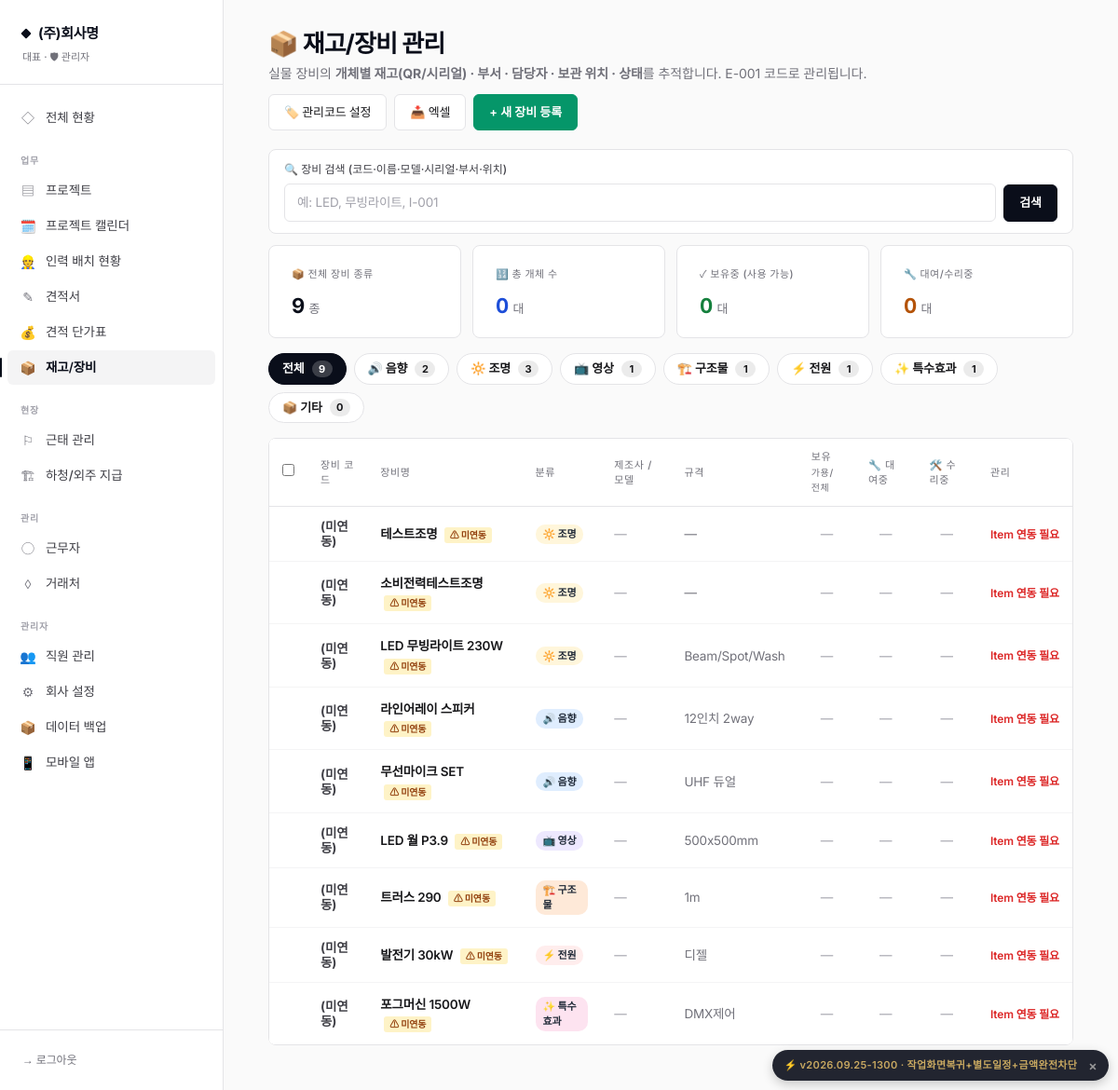
Page /inventory (signed in) on the committed database.
### database.py (models this page shows)
class CompanySettings(SQLModel, table=True):
    id: Optional[int] = Field(default=1, primary_key=True)
    company_name: str = ""           # 상호
    representative: str = ""          # 대표자명
    biz_number: str = ""              # 사업자등록번호
    biz_type: str = ""                # 업태
    biz_item: str = ""                # 종목
    phone: str = ""                   # 대표 전화
    fax: str = ""                     # 팩스
    email: str = ""                   # 이메일
    address: str = ""                 # 주소
    bank_account: str = ""            # 입금 계좌 (은행 + 계좌번호)
    logo_image: str = ""              # 로고 파일명
    stamp_image: str = ""             # 도장 파일명
    default_payment_terms: str = "세금계산서 발행 후 30일 이내 입금"
    default_delivery_terms: str = "발주일로부터 협의 후 결정"
    default_valid_days: int = 30      # 견적서 유효기간(일)
    quote_footer_notes: str = ""      # 견적서 하단 특기사항 기본값
    quote_theme: str = "classic"      # classic / charcoal / mustard
    quote_color_primary: str = ""     # 직접 지정 색상 (비우면 테마 기본값)
    quote_color_accent: str = ""
    quote_title_normal: str = "견  적  서"        # 납품용 견적서 제목
    quote_title_rental: str = "렌 탈 견 적 서"     # 렌탈용 견적서 제목
    quote_greeting: str = "아래와 같이 견적합니다."  # 인사문구
    quote_footer_message: str = ""                 # 견적서 하단 메시지 (감사문구 등)
    show_spec: bool = True            # 규격 컬럼
    show_unit: bool = True            # 단위 컬럼
    show_memo: bool = False           # 비고 컬럼
    show_bank_in_quote: bool = True   # 입금계좌 표시
    show_stamp_in_sign: bool = True   # 하단 서명란 도장
    show_logo: bool = True            # 로고 표시
    quote_font_scale: int = 100       # 100 = 기본, 110 = 1.1배 등
    quote_layout_json: str = ""
    equipment_prefixes_json: str = ""
    expense_migrated_subcontract: bool = True   # 신규 설치는 정리 대상 없음 → True

class User(SQLModel, table=True):
    id: Optional[int] = Field(default=None, primary_key=True)
    username: str = Field(unique=True, index=True)
    password_hash: str
    name: str
    role: str = "staff"  # admin / staff
    phone: str = ""
    is_active: bool = True
    permissions_json: str = "{}"
    employee_type: str = "정직원"  # 정직원 / 알바생 / 관리자 (정직원만 출퇴근 버튼 사용)
    worker_id: Optional[int] = Field(default=None, foreign_key="worker.id", index=True)
    created_at: datetime = Field(default_factory=datetime.utcnow)

class Equipment(SQLModel, table=True):
    id: Optional[int] = Field(default=None, primary_key=True)
    name: str = Field(index=True)            # 장비명 (대분류)
    model: str = ""                          # 모델명 (예: Sharpy 230)
    manufacturer: str = ""                   # 제조사
    category: str = "조명"                    # 조명/음향/영상/구조물/전원/기타
    spec: str = ""                           # 규격/사양 (한 줄 요약)
    image: str = ""                          # 대표 이미지
    memo: str = ""                           # 비고
    spec_data: str = "{}"
    is_active: bool = True
    created_at: datetime = Field(default_factory=datetime.utcnow)

### routes_product.py (the view)
@router.get("/inventory", response_class=HTMLResponse)
def inventory_list(request: Request, category: str = "all", q: str = ""):
    return _render_product_list(request, category=category, usage="all", q=q,
                                usage_type="inventory", template_name="inventory_list.html")

### templates/inventory_list.html (shortened to what this page needs)
{% extends "base.html" %}
{% block content %}
<div class="mb-5 flex items-center justify-between flex-wrap gap-3">
  <div>
    <h1 class="page-title">📦 재고/장비 관리</h1>
    <p class="page-sub">실물 장비의 <b>개체별 재고(QR/시리얼) · 부서 · 담당자 · 보관 위치 · 상태</b>를 추적합니다. E-001 코드로 관리됩니다.</p>
  </div>
  <div class="flex gap-2 flex-wrap">
    <a href="/settings/equipment-prefixes" class="btn-secondary" title="개체 관리코드 prefix 설정">🏷️ 관리코드 설정</a>
    <a href="/export/inventory" class="btn-secondary" title="엑셀로 내보내기">📥 엑셀</a>
    <a href="/inventory/new" class="btn-primary" style="background:#059669; border-color:#059669;">+ 새 장비 등록</a>
  </div>
</div>
<div class="card mb-3" style="padding: 12px 16px;">
  <form method="get" style="display:flex; gap:8px; align-items:end;">
    <div style="flex:1;">
      <label class="label">🔍 장비 검색 (코드·이름·모델·시리얼·부서·위치)</label>
      <input name="q" class="input" value="{{ request.query_params.get('q', '') }}" placeholder="예: LED, 무빙라이트, I-001" autocomplete="off">
    </div>
    <button class="btn-primary" type="submit">검색</button>
  </form>
</div>
{% set total_units = rows | sum(attribute='total') %}
{% set total_available = rows | sum(attribute='available') %}
{% set total_on_rent = rows | sum(attribute='on_rent') %}
{% set total_in_repair = rows | sum(attribute='in_repair') %}
<div class="grid grid-cols-2 md:grid-cols-4 gap-3 mb-4">
  <div class="kpi-card">
    <div class="label">📦 전체 장비 종류</div>
    <div class="value value-sm num">{{ cat_counts.all }}<span class="unit">종</span></div>
  </div>
  <div class="kpi-card">
    <div class="label">🔢 총 개체 수</div>
    <div class="value value-sm num" style="color: #1D4ED8;">{{ total_units }}<span class="unit">대</span></div>
  </div>
  <div class="kpi-card">
    <div class="label">✓ 보유중 (사용 가능)</div>
    <div class="value value-sm num" style="color: #15803D;">{{ total_available }}<span class="unit">대</span></div>
  </div>
  <div class="kpi-card">
    <div class="label">🔧 대여/수리중</div>
    <div class="value value-sm num" style="color: #B45309;">{{ (total_on_rent + total_in_repair) }}<span class="unit">대</span></div>
  </div>
</div>
<div class="flex gap-2 mb-4 flex-wrap">
  <a href="/inventory" class="cat-chip {% if category == 'all' %}active{% endif %}">
    <span>전체</span>
    <span class="cat-chip-count">{{ cat_counts.all }}</span>
  </a>
  {% for cat in category_options %}
  <a href="/inventory?category={{ cat }}" class="cat-chip {% if category == cat %}active{% endif %}">
    <span>{{ category_icons.get(cat, '📦') }} {{ cat }}</span>
    <span class="cat-chip-count">{{ cat_counts.get(cat, 0) }}</span>
  </a>
  {% endfor %}
</div>
{% if rows %}
<div class="card overflow-x-auto" style="padding: 0;">
  <table class="dt">
    <thead>
      <tr>
        <th style="width: 36px;"><input type="checkbox" id="check-all" onchange="toggleAll(this)"></th>
        <th>장비 코드</th>
        <th>장비명</th>
        <th class="mobile-hide">분류</th>
        <th class="mobile-hide">제조사 / 모델</th>
        <th class="mobile-hide">규격</th>
        <th class="text-center">보유<br><span style="font-size:10px; color:var(--ink-4); font-weight:500;">가용/전체</span></th>
        <th class="text-center mobile-hide">🔧 대여중</th>
        <th class="text-center mobile-hide">🛠️ 수리중</th>
        <th class="text-center">관리</th>
      </tr>
    </thead>
    <tbody>
      {% for r in rows %}
      <tr style="cursor: pointer;" onclick="if(!event.target.closest('a,button,form,input')) location.href='{% if r.id %}/products/{{ r.id }}{% else %}/equipment/{{ r.equipment_id }}{% endif %}'">
        <td onclick="event.stopPropagation();">
        </td>
        <td class="text-xs font-bold" style="color: var(--gold-2);">{{ r.code }}</td>
        <td class="font-semibold">
          {{ r.name }}
          {% if r.orphan_equipment %}
          <span title="Item과 연동되지 않은 보유장비" style="display:inline-block; margin-left:4px; padding:1px 6px; background:#FEF3C7; color:#92400E; font-size:10px; border-radius:3px; font-weight:700;">⚠ 미연동</span>
          {% endif %}
        </td>
        <td class="mobile-hide">
          {% set cat_colors = {'조명':'#FCD34D', '음향':'#60A5FA', '영상':'#A78BFA', '구조물':'#FB923C', '전원':'#FCA5A5', '특수효과':'#F472B6', '기타':'#94A3B8'} %}
          <span style="display:inline-block; padding:2px 8px; border-radius:10px; background:{{ cat_colors.get(r.category, '#94A3B8') }}33; color:#1F2937; font-size:11px; font-weight:700;">
            {{ category_icons.get(r.category, '📦') }} {{ r.category }}
          </span>
        </td>
        <td class="mobile-hide text-xs" style="color: var(--ink-3);">
          {% if not r.manufacturer and not r.model %}<span style="color:var(--ink-5);">—</span>{% endif %}
        </td>
        <td class="mobile-hide text-xs" style="color: var(--ink-4);">{{ r.spec or '—' }}</td>
        <td class="text-center text-xs">
          {% if r.has_inventory and r.total > 0 %}
          <span class="font-bold" style="font-size:14px; color: {% if r.available > 0 %}#15803D{% else %}#DC2626{% endif %};">{{ r.available }}</span>
          <span style="color: var(--ink-4);"> / {{ r.total }}</span>
          {% else %}
          <span style="color: var(--ink-5);">—</span>
          {% endif %}
        </td>
        <td class="text-center text-xs mobile-hide" style="color: #B45309;">
          {% if r.on_rent > 0 %}<b>{{ r.on_rent }}</b>{% else %}<span style="color:var(--ink-5);">—</span>{% endif %}
        </td>
        <td class="text-center text-xs mobile-hide" style="color: #9A3412;">
          {% if r.in_repair > 0 %}<b>{{ r.in_repair }}</b>{% else %}<span style="color:var(--ink-5);">—</span>{% endif %}
        </td>
        <td class="text-center whitespace-nowrap" onclick="event.stopPropagation();">
          {% if r.id %}
          <a href="/products/{{ r.id }}" class="text-xs font-semibold hover:underline" style="color: var(--gold-2);">상세</a>
          <span style="color: var(--line); margin: 0 4px;">·</span>
          <form method="post" action="/products/{{ r.id }}/delete" style="display:inline;"
                onsubmit="return confirm('장비 [{{ r.name }}]을(를) 삭제하시겠습니까?');">
            <button type="submit" style="background: none; border: none; color: #DC2626; font-size: 12px; font-weight: 600; cursor: pointer; padding: 0;">삭제</button>
          </form>
          {% else %}
          <a href="/equipment/{{ r.equipment_id }}" class="text-xs font-semibold hover:underline" style="color: #DC2626;">Item 연동 필요</a>
          {% endif %}
        </td>
      </tr>
      {% endfor %}
    </tbody>
  </table>
</div>
{% endif %}
{% endblock %}

### templates/base.html (shortened to what this page needs)
{% set _asset_ver = 'v2026.09.25-1300' %}
<!doctype html>
<html lang="ko">
<head>
<link href="https://cdn.jsdelivr.net/gh/orioncactus/pretendard@v1.3.9/dist/web/static/pretendard.min.css" rel="stylesheet">
<script src="https://cdn.tailwindcss.com"></script>
</head>
<body class="min-h-screen">
{% if request.state.user %}
{% set path = request.url.path %}
<aside class="hidden md:flex md:flex-col fixed inset-y-0 left-0 w-60 sidebar">
  <div class="brand">
    <div class="brand-mark">{{ request.state.company.company_name if request.state.company and request.state.company.company_name else 'Settlement' }}</div>
    <div class="brand-sub">{{ request.state.user.name }} · {% if request.state.is_admin %}🛡 관리자{% else %}👤 직원{% endif %}</div>
  </div>
  {% set perms = request.state.perms or {} %}
  {% set is_admin = request.state.is_admin %}
  <nav class="flex-1 py-4 overflow-y-auto">
    <a href="/" class="nav-link {% if path == '/' %}active{% endif %}"><span class="icon">◇</span>전체 현황</a>
    <div class="nav-section">업무</div>
    {% if is_admin or perms.get('projects') %}
    <a href="/projects" class="nav-link {% if path.startswith('/project') and not path.startswith('/project-calendar') %}active{% endif %}"><span class="icon">▤</span>프로젝트</a>
    <a href="/project-calendar" class="nav-link {% if path.startswith('/project-calendar') %}active{% endif %}"><span class="icon">🗓️</span>프로젝트 캘린더</a>
    <a href="/staffing" class="nav-link {% if path.startswith('/staffing') %}active{% endif %}"><span class="icon">👷</span>인력 배치 현황</a>
    {% endif %}
    {% if is_admin or perms.get('quotes') %}
    <a href="/quotes" class="nav-link {% if path.startswith('/quote') %}active{% endif %}"><span class="icon">✎</span>견적서</a>
    {% endif %}
    {% if is_admin or perms.get('products') %}
    <a href="/products" class="nav-link {% if path.startswith('/product') or path.startswith('/item') %}active{% endif %}"><span class="icon">💰</span>견적 단가표</a>
    <a href="/inventory" class="nav-link {% if path.startswith('/inventory') or path.startswith('/equipment') %}active{% endif %}"><span class="icon">📦</span>재고/장비</a>
    {% endif %}
    <div class="nav-section">현장</div>
    {% if is_admin or perms.get('attendance') %}
    <a href="/attendance" class="nav-link {% if path.startswith('/attendance') %}active{% endif %}"><span class="icon">⚐</span>근태 관리</a>
    {% endif %}
    {% if is_admin or perms.get('expenses') %}
    <a href="/expenses" class="nav-link {% if path.startswith('/expense') %}active{% endif %}"><span class="icon">🏗</span>하청/외주 지급</a>
    {% endif %}
    {% if is_admin or perms.get('workers') or perms.get('vendors') %}
    <div class="nav-section">관리</div>
    {% if is_admin or perms.get('workers') %}
    <a href="/workers" class="nav-link {% if path.startswith('/worker') %}active{% endif %}"><span class="icon">◯</span>근무자</a>
    {% endif %}
    {% if is_admin or perms.get('vendors') %}
    <a href="/vendors" class="nav-link {% if path.startswith('/vendor') %}active{% endif %}"><span class="icon">◊</span>거래처</a>
    {% endif %}
    {% endif %}
    {% if is_admin %}
    <div class="nav-section">관리자</div>
    <a href="/employees" class="nav-link {% if path.startswith('/employee') %}active{% endif %}"><span class="icon">👥</span>직원 관리</a>
    <a href="/settings" class="nav-link {% if path.startswith('/settings') %}active{% endif %}"><span class="icon">⚙</span>회사 설정</a>
    <a href="/backup" class="nav-link {% if path.startswith('/backup') %}active{% endif %}"><span class="icon">📦</span>데이터 백업</a>
    {% endif %}
    <a href="/m/" target="_blank" class="nav-link"><span class="icon">📱</span>모바일 앱</a>
  </nav>
  <div class="px-3 py-4 border-t" style="border-color: var(--line);">
    <a href="/logout" class="block px-3 py-2 text-xs font-medium" style="color: var(--ink-4);">→ 로그아웃</a>
  </div>
</aside>
<main class="md:ml-60 px-5 md:px-12 py-8 pb-24 md:pb-12 max-w-[1400px]">
  {% block content %}{% endblock %}
</main>
{% else %}
<main>{% block content_nologin %}{% endblock %}</main>
{% endif %}
{% set _current_version = 'v2026.09.25-1300' %}
<div id="deploy-version-badge" title="배포 버전 — 클릭하면 이 버전 안내를 다시 표시하지 않습니다"
     data-version="{{ _current_version }}"
     style="display:none; position:fixed; right:10px; bottom:10px; z-index:9990;
            background:rgba(10,14,26,0.9); color:#C9A961;
            padding:6px 12px; border-radius:999px;
            font-size:11px; font-weight:600; letter-spacing:0.03em;
            font-family:'Inter', monospace; cursor:pointer;
            box-shadow:0 4px 12px rgba(0,0,0,0.2);
            display:flex; align-items:center; gap:8px;">
  <span>⚡ {{ _current_version }} · 작업화면복귀+별도일정+금액완전차단</span>
  <span style="font-size:14px; color:#999; padding-left:4px;">×</span>
</div>
</body>
</html>

### templates/inventory_list.html (style rules this page uses)
.cat-chip { display: inline-flex; align-items: center; gap: 8px; padding: 6px 14px; border-radius: 999px; border: 1px solid var(--line); background: white; font-size: 13px; font-weight: 600; color: var(--ink-2); text-decoration: none; transition: all 0.15s; }
.cat-chip.active { background: #0A0E1A; color: white; border-color: #0A0E1A; }
.cat-chip-count { display: inline-block; min-width: 22px; padding: 1px 7px; background: rgba(0,0,0,0.08); border-radius: 999px; font-size: 11px; font-weight: 700; text-align: center; }
.cat-chip.active .cat-chip-count { background: rgba(255,255,255,0.2); }

### rows in the picture
CompanySettings: state.company "(주)회사명"
User: state.user.name "대표"
Equipment: get "🏗️", category "구조물", get "1", code "(미연동)", name "트러스 290", spec "1m"
Equipment: get "✨", category "특수효과", get "1", code "(미연동)", name "포그머신 1500W", spec "DMX제어"
Equipment: code "(미연동)", name "테스트조명", get "🔆", category "조명", spec "—"
Equipment: code "(미연동)", name "소비전력테스트조명", get "🔆", category "조명", spec "—"
Equipment: code "(미연동)", name "LED 무빙라이트 230W", get "🔆", category "조명", spec "Beam/Spot/Wash"
Equipment: code "(미연동)", name "라인어레이 스피커", get "🔊", category "음향", spec "12인치 2way"
Equipment: code "(미연동)", name "무선마이크 SET", get "🔊", category "음향", spec "UHF 듀얼"
Equipment: code "(미연동)", name "LED 월 P3.9", get "📺", category "영상", spec "500x500mm"
Equipment: code "(미연동)", name "발전기 30kW", get "⚡", category "전원", spec "디젤"

### other values in the picture
{{ cat_counts.all }} "9"
{{ total_units }} "0"
{{ total_available }} "0"
{{ (total_on_rent + total_in_repair) }} "0"
{{ category_icons.get(cat, '📦') }} "🔊" "🔆" "📺" "⚡" "📦"
{{ cat }} "음향" "조명" "영상" "전원" "기타"
{{ cat_counts.get(cat, 0) }} "2" "3" "1" "1" "0"
{{ _current_version }} "v2026.09.25-1300"
